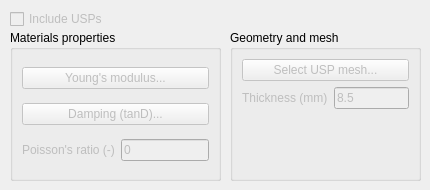
        <widget class="QWidget" name="tab_2">
         <attribute name="title">
          <string>USPs</string>
         </attribute>
         <widget class="QGroupBox" name="groupBox_6">
          <property name="enabled">
           <bool>true</bool>
          </property>
          <property name="geometry">
           <rect>
            <x>10</x>
            <y>30</y>
            <width>211</width>
            <height>151</height>
           </rect>
          </property>
          <property name="title">
           <string>Materials properties</string>
          </property>
          <layout class="QGridLayout" name="gridLayout_6">
           <item row="2" column="0" colspan="2">
            <widget class="QPushButton" name="btn_tanDUSP">
             <property name="enabled">
              <bool>false</bool>
             </property>
             <property name="toolTip">
              <string>&lt;html&gt;&lt;head/&gt;&lt;body&gt;&lt;p&gt;CSV file where at each line, the first value indicates a frequency and the second one indicates the corresponding hysteretic damping ratio.&lt;/p&gt;&lt;/body&gt;&lt;/html&gt;</string>
             </property>
             <property name="text">
              <string>Damping (tanD)...</string>
             </property>
            </widget>
           </item>
           <item row="3" column="1">
            <widget class="QLineEdit" name="txt_nuUSP">
             <property name="enabled">
              <bool>false</bool>
             </property>
             <property name="text">
              <string>0</string>
             </property>
            </widget>
           </item>
           <item row="1" column="0" colspan="2">
            <widget class="QPushButton" name="btn_EUSP">
             <property name="enabled">
              <bool>false</bool>
             </property>
             <property name="toolTip">
              <string>&lt;html&gt;&lt;head/&gt;&lt;body&gt;&lt;p&gt;CSV file where at each line, the first value indicates a frequency and the second one indicates the corresponding storage modulus in MPa.&lt;/p&gt;&lt;/body&gt;&lt;/html&gt;</string>
             </property>
             <property name="text">
              <string>Young's modulus...</string>
             </property>
            </widget>
           </item>
           <item row="3" column="0">
            <widget class="QLabel" name="label_18">
             <property name="enabled">
              <bool>false</bool>
             </property>
             <property name="text">
              <string>Poisson's ratio (-)</string>
             </property>
            </widget>
           </item>
          </layout>
         </widget>
         <widget class="QCheckBox" name="cb_USP">
          <property name="enabled">
           <bool>false</bool>
          </property>
          <property name="geometry">
           <rect>
            <x>10</x>
            <y>10</y>
            <width>111</width>
            <height>18</height>
           </rect>
          </property>
          <property name="toolTip">
           <string>&lt;html&gt;&lt;head/&gt;&lt;body&gt;&lt;p&gt;Choose whether to include or not Under Sleeper Pads (USPs). The mesh used is ./Meshes/USPs.med.&lt;/p&gt;&lt;/body&gt;&lt;/html&gt;</string>
          </property>
          <property name="text">
           <string>Include USPs</string>
          </property>
         </widget>
         <widget class="QGroupBox" name="groupBox_12">
          <property name="geometry">
           <rect>
            <x>230</x>
            <y>30</y>
            <width>191</width>
            <height>151</height>
           </rect>
          </property>
          <property name="title">
           <string>Geometry and mesh</string>
          </property>
          <layout class="QFormLayout" name="formLayout">
           <item row="0" column="0" colspan="2">
            <widget class="QPushButton" name="btn_USPMesh">
             <property name="enabled">
              <bool>false</bool>
             </property>
             <property name="toolTip">
              <string>&lt;html&gt;&lt;head/&gt;&lt;body&gt;&lt;p&gt;&lt;br/&gt;&lt;/p&gt;&lt;/body&gt;&lt;/html&gt;</string>
             </property>
             <property name="text">
              <string>Select USP mesh...</string>
             </property>
            </widget>
           </item>
           <item row="1" column="0">
            <widget class="QLabel" name="label_53">
             <property name="enabled">
              <bool>false</bool>
             </property>
             <property name="text">
              <string>Thickness (mm)</string>
             </property>
            </widget>
           </item>
           <item row="1" column="1">
            <widget class="QLineEdit" name="txt_thkUSP">
             <property name="enabled">
              <bool>false</bool>
             </property>
             <property name="toolTip">
              <string>&lt;html&gt;&lt;head/&gt;&lt;body&gt;&lt;p&gt;USP thickness (must correspond to the selected mesh).&lt;/p&gt;&lt;/body&gt;&lt;/html&gt;</string>
             </property>
             <property name="text">
              <string>8.5</string>
             </property>
            </widget>
           </item>
          </layout>
         </widget>
        </widget>
